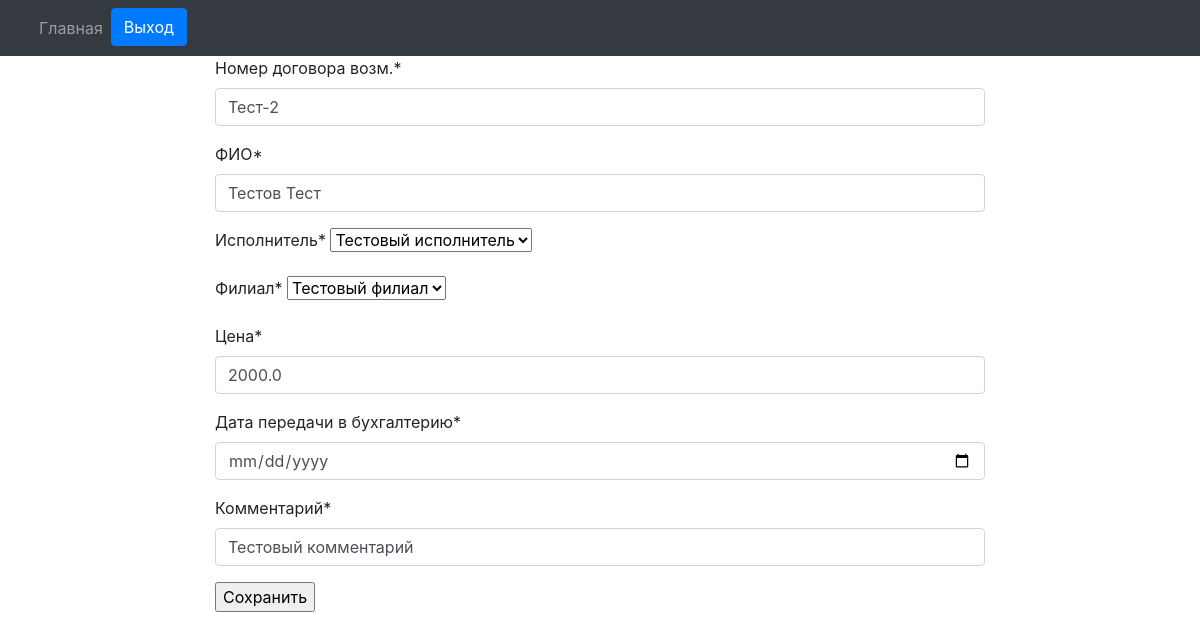
Page /paid_departure/filials/orders/edit/1/ (signed in) on the earlier database version.
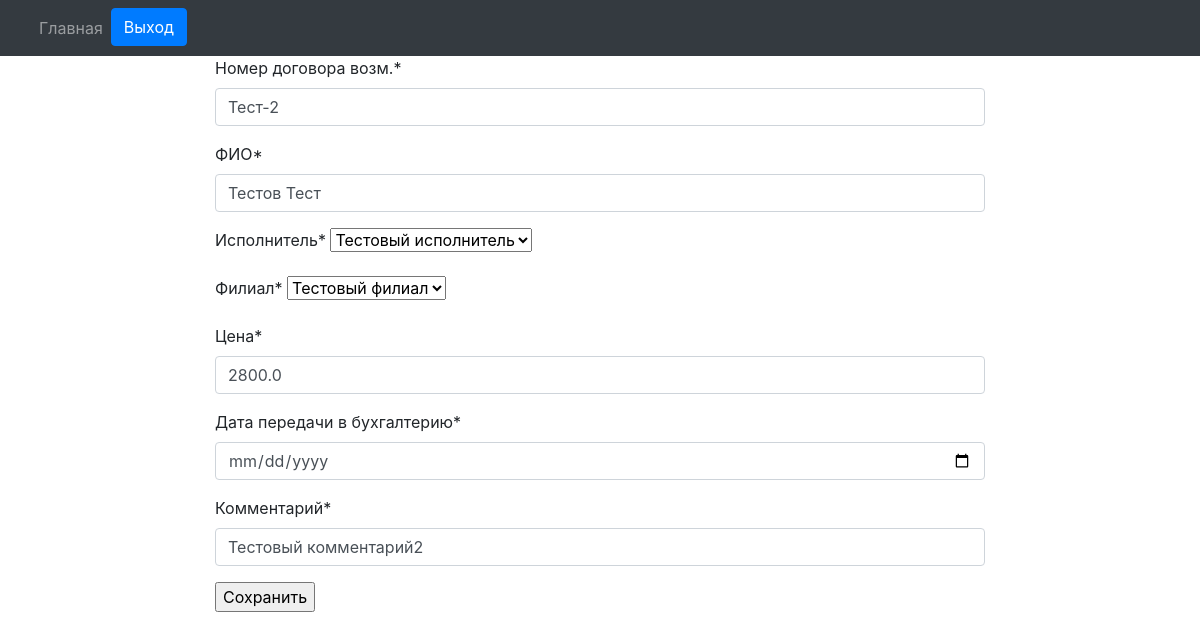
Same page on the later database version.
### engine/models.py (models this page shows)
class Reestr_oferts(models.Model):
    number_orders_vozm = models.CharField(max_length=20, blank=False, verbose_name='Номер договора возм.', db_index=True)
    fio = models.CharField(max_length=128, blank=False, verbose_name='ФИО')
    date_orders = models.DateField(auto_now_add=True, verbose_name='Дата договора')
    date_akt = models.DateField(auto_now_add=True, verbose_name='Дата акта')
    exicutor = models.ForeignKey(Exicuters, on_delete=models.PROTECT, verbose_name='Исполнитель')
    filial = models.ForeignKey(Filials, on_delete=models.PROTECT, verbose_name='Филиал')
    price = models.FloatField(max_length=10, verbose_name='Цена')
    date_buhgt = models.DateField(verbose_name='Дата передачи в бухгалтерию')
    comment = models.CharField(max_length=512, verbose_name='Комментарий')

class Exicuters(models.Model):
    fio = models.CharField(max_length=128, blank=True, verbose_name='ФИО исполнителя')
    filial = models.ForeignKey(Filials, on_delete=models.PROTECT, verbose_name='Филиал к котрому привязан исполнитель')
    def __str__(self):
        return self.fio

### engine/views.py (the view)
# urls.py: path('filials/orders/edit/<int:pk>/', EditOrder.as_view(), name='edit_order')
class EditOrder(PermissionRequiredMixin, UpdateView):
    permission_required = 'engine.change_reestr_oferts'
    model = Reestr_oferts
    form_class = CreateOrderForm
    template_name = 'orders/edit_order.html'
    success_url = '/paid_departure/filials/'
    def get_context_data(self, *args, **kwargs):
        context = super().get_context_data(*args, **kwargs)
        context['order'] = Reestr_oferts.objects.all()
        return context

### engine/forms.py
class CreateOrderForm(ModelForm):
    class Meta:
        model = Reestr_oferts
        fields = ('number_orders_vozm', 'fio', 'exicutor', 'filial', 'price', 'date_buhgt', 'comment')
        widgets = {
            'date_buhgt': forms.DateInput(
                format=('%d/%m/%Y'),
                attrs={'class': 'form-control',
                       'placeholder': 'Select a date',
                       'type': 'date'
                      }),
        }

### engine/models.py (called while the page is built)
    def __str__(self):
        return self.name

### engine/templates/orders/edit_order.html (shortened to what this page needs)
{% load crispy_forms_tags %}
{% block nav %}{% include "orders/nav.html" %}{% endblock %}
<!DOCTYPE html>
<html>
<head>
    <link rel="stylesheet" href="https://stackpath.bootstrapcdn.com/bootstrap/4.1.3/css/bootstrap.min.css">
</head>
<body>
    <header class="site-header">
      <div class="container-fluid">
        <div class="row justify-content-center">
          <div class="col-8">
            <form method="post">
                {{ form|crispy }}
                <input  type="submit" value="Сохранить"/>
            </form>
          </div>
        </div>
      </div>
    </header>
</body>
</html>

Differences in the rows shown:
changed Reestr_oferts "Тест-2": price "2000.0" → "2800.0"; comment "Тестовый комментарий" → "Тестовый комментарий2"
